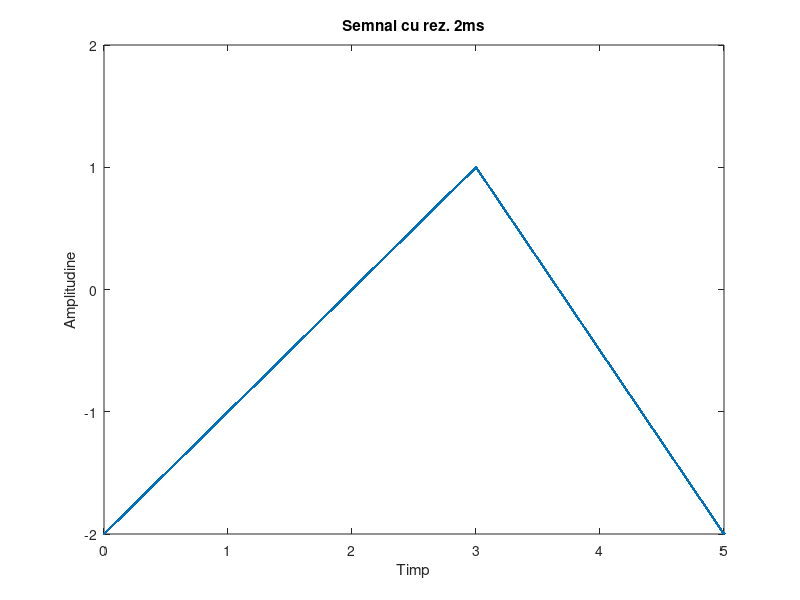
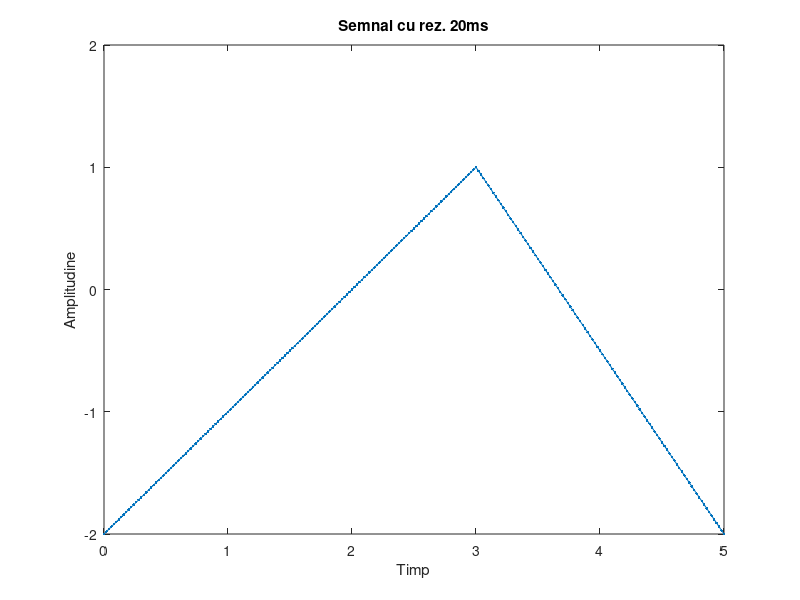
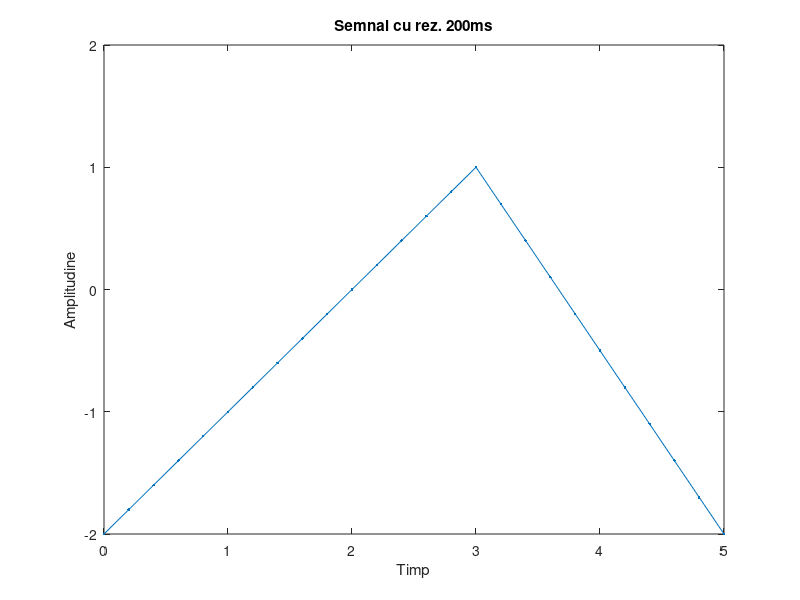

Source code (MATLAB) for these figures, in order:
figure(1)
t=(0:0.002:10); %rezolutia temporara a semnalului este 2ms
Ampl=1.5; %amplitudinea semnalului
offset=-0.5; %deplasarea pe verticala a semnalului
T=0.2; %perioada in secunde
semnal=offset+Ampl*sawtooth(2*pi*T.*t,0.6); %este generat un semnal triunghiular cu amplitudinea 2 si panta 1V/s
plot(t,semnal,'.-');
axis([0 5 -2 2])%limitele axelor
title('Semnal cu rez. 2ms')
xlabel('Timp')
ylabel('Amplitudine')


figure(2)
t=(0:0.02:5); %rezolutia semnalului este 20ms
Ampl=1.5;
offset=-0.5; %deplasarea pe verticala a semnalului
T=0.2; %perioada in secunde
semnal= offset+Ampl*sawtooth(2*pi*T.*t,0.6);%este generat un semnal triunghiular cu amplitudinea 2 si panta 1V/s
plot(t,semnal,'.-')
axis([0 5 -2 2])
title('Semnal cu rez. 20ms')
xlabel('Timp')
ylabel('Amplitudine')

figure(3)
t=(0:0.2:5);%rezolutia semnalului este 200ms
Ampl=1.5;
offset=-0.5; %deplasarea pe verticala a semnalului
T=0.2; %perioada in secunde
semnal= offset+Ampl*sawtooth(2*pi*T.*t,0.6);%este generat un semnal triunghiular cu amplitudinea 2 si panta 1V/s
plot(t,semnal,'.-')
axis([0 5 -2 2])
title('Semnal cu rez. 200ms')
xlabel('Timp')
ylabel('Amplitudine')